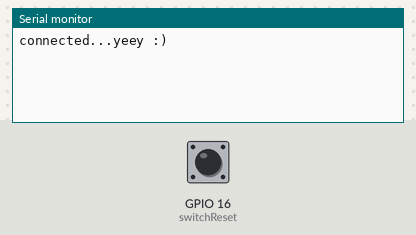
A sketch run on a simulated ESP8266 (NodeMCU). Shown: the last lines printed to the serial monitor. The inputs (shaded band) are chosen by the test bench; at power-on: GPIO 16 (switchReset) HIGH. WiFi joins after 1.5 s; servers stay silent unless stated.

Above: at 2.7 s.
2.8 s: GPIO 16 (switchReset) pulled LOW for 0.15 s
At 4.0 s:
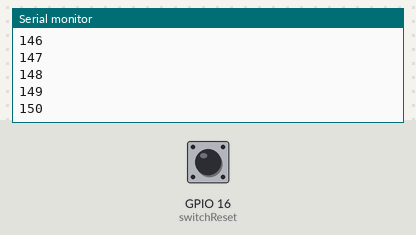
4.4 s: GPIO 16 (switchReset) pulled LOW for 1 s
At 6.5 s:
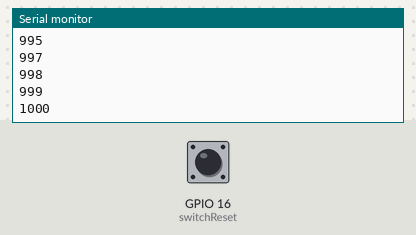
6.9 s: GPIO 16 (switchReset) pulled LOW for 1 s
Timing chart, 0 to 9.9 s (numbered marks = the images above; inputs shaded):
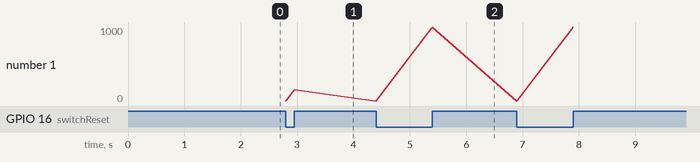

The sketch:

sketch_sep24b.ino
```cpp
#include <ESP8266WiFi.h>          //https://github.com/esp8266/Arduino

//needed for library
#include <DNSServer.h>
#include <ESP8266WebServer.h>
#include <WiFiManager.h>         //https://github.com/tzapu/WiFiManager
#include <EEPROM.h>
int switchReset =16;
unsigned long intervalo = 5000;
long currentMillis = 0;
long previousMillis = 0;
bool aux = 0;

void setup() {
    pinMode(switchReset,INPUT);
    // put your setup code here, to run once:
    Serial.begin(115200);
    //WiFiManager
    //Local intialization. Once its business is done, there is no need to keep it around
    WiFiManager wifiManager;
    //reset saved settings
    //wifiManager.resetSettings();

    //set custom ip for portal
    //wifiManager.setAPConfig(IPAddress(10,0,1,1), IPAddress(10,0,1,1), IPAddress(255,255,255,0));

    //fetches ssid and pass from eeprom and tries to connect
    //if it does not connect it starts an access point with the specified name
    //here  "AutoConnectAP"
    //and goes into a blocking loop awaiting configuration
    wifiManager.autoConnect("AutoConnectAP");
    //or use this for auto generated name ESP + ChipID
    //wifiManager.autoConnect();


    //if you get here you have connected to the WiFi
    Serial.println("connected...yeey :)");

}
void clearEeprom(){
  WiFi.disconnect();
  EEPROM.begin(4096);
  Serial.println("CLEANING");
  delay(1000);
  for (int i = 0 ; i < EEPROM.length() ; i++) {
    EEPROM.write(i, '0');
  }
  EEPROM.commit();
  ESP.reset();

}
void loop() {
  int valor = 0;

  valor = digitalRead(switchReset);
  if(!valor){
    if(!aux){
     previousMillis = millis();
    }
    aux = 1;
  }
  if(aux){
    currentMillis = millis();
    Serial.println(currentMillis - previousMillis);
    if(!valor && (currentMillis - previousMillis >= intervalo)){
      Serial.println("cleaning");
      clearEeprom();
    }
  }if(aux && valor){
    aux = 0;
  }
}
```

Measured:
- after the input at 2.8 s, the serial monitor: prints a new line at once (image 1)
